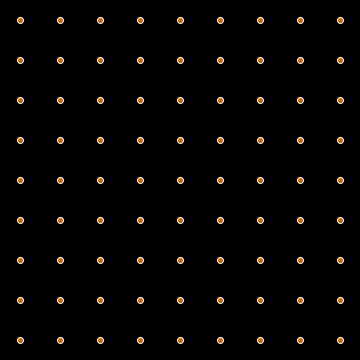
Frame 1 (no input)
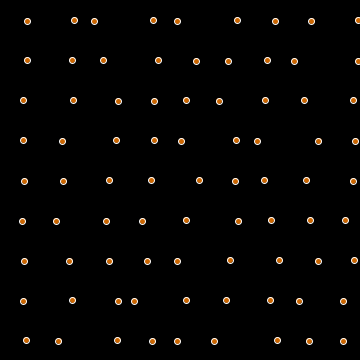
Frame 60 (the mouse pressed at the canvas centre just before this capture)
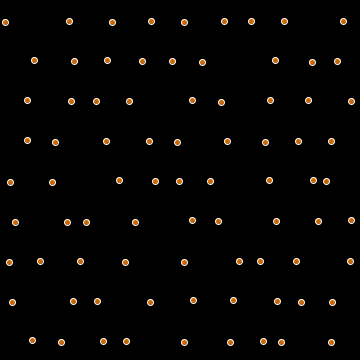
Frame 120 (the mouse held since frame 60 and released just before this capture)

The Processing sketch that drew these frames (run headless with seeded random() and noise(); from frame 60 on, the mouse is pressed at the canvas centre):

// Processing sketch: processing_108961
// ── processing_108961.pde

/**
 * Array Objects. 
 * 
 * Demonstrates the syntax for creating an array of custom objects. 
 */

int unit = 40;
int count;
Module[] mods;

void setup() {
  size(360, 360);
  stroke(255);
  int wideCount = width / unit;
  int highCount = height / unit;
  count = wideCount * highCount;
  mods = new Module[count];

  int index = 0;
  for (int y = 0; y < highCount; y++) {
    for (int x = 0; x < wideCount; x++) {
      mods[index++] = new Module(x*unit, y*unit, unit/2, unit/2, random(0.05, 0.8), unit);
    }
  }
}

void draw() {
  background(0);
  for (int i = 0; i < count; i++) {
    mods[i].update();
    mods[i].draw();
  }
}

class Module {
  int xOffset;
  int yOffset;
  float x, y;
  int unit;
  int xDirection = 1;
  int yDirection = 1;
  float speed; 
 
  // Contructor
  Module(int xOffsetTemp, int yOffsetTemp, int xTemp, int yTemp, float speedTemp, int tempUnit) {
    xOffset = xOffsetTemp;
    yOffset = yOffsetTemp;
    x = xTemp;
    y = yTemp;
    speed = speedTemp;
    unit = tempUnit;
  }
  
  // Custom method for updating the variables
  void update() {
    x = x + (speed * xDirection);
    if (x >= unit || x <= 0) {
      xDirection *= -1;
      x = x + (1 * xDirection);
      y = y + (1 * yDirection);
    }
    if (y >= unit || y <= 0) {
      yDirection *= -1;
      y = y + (1 * yDirection);
    }
  }
  
  // Custom method for drawing the object
  void draw() {
    fill(204, 102, 0);
    ellipse(xOffset + x, yOffset + y, 6, 6);
  }
}
